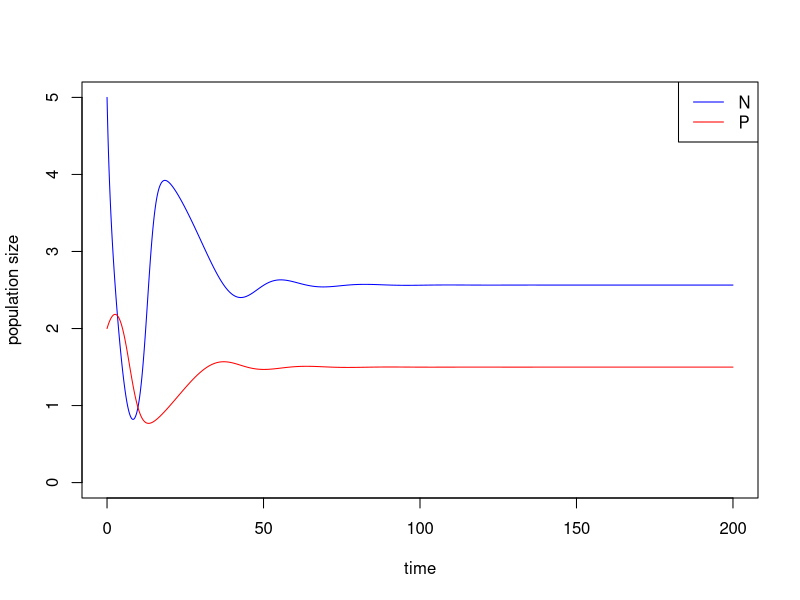
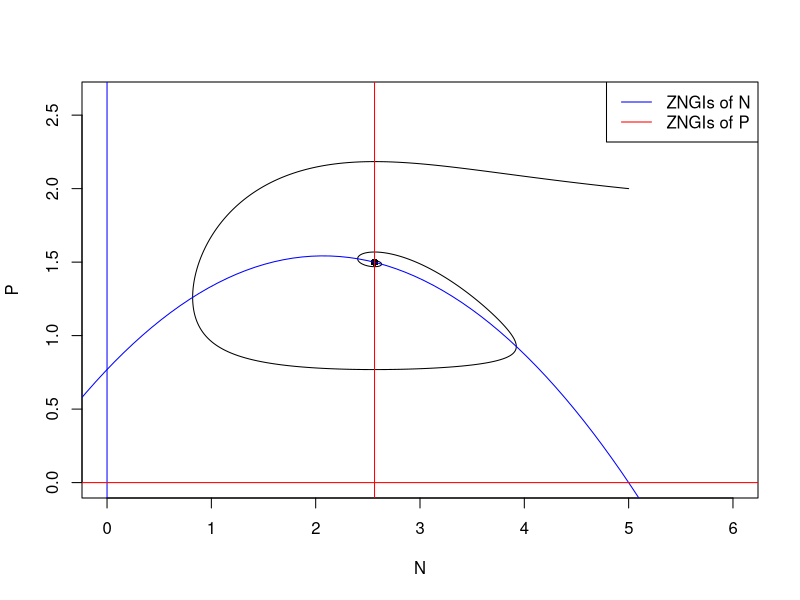
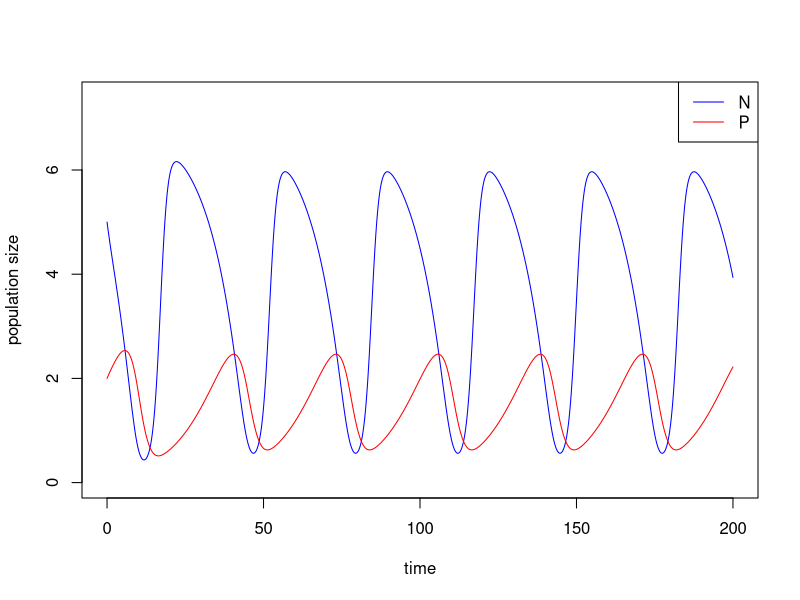
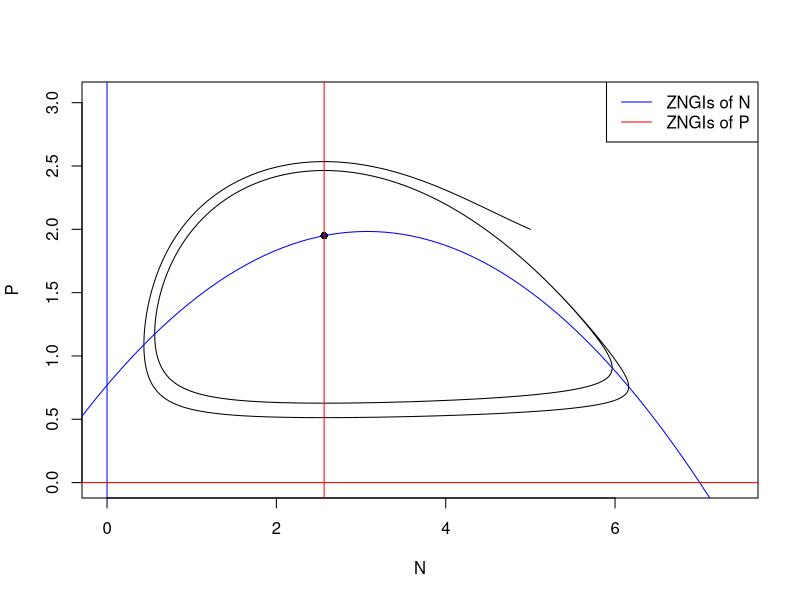
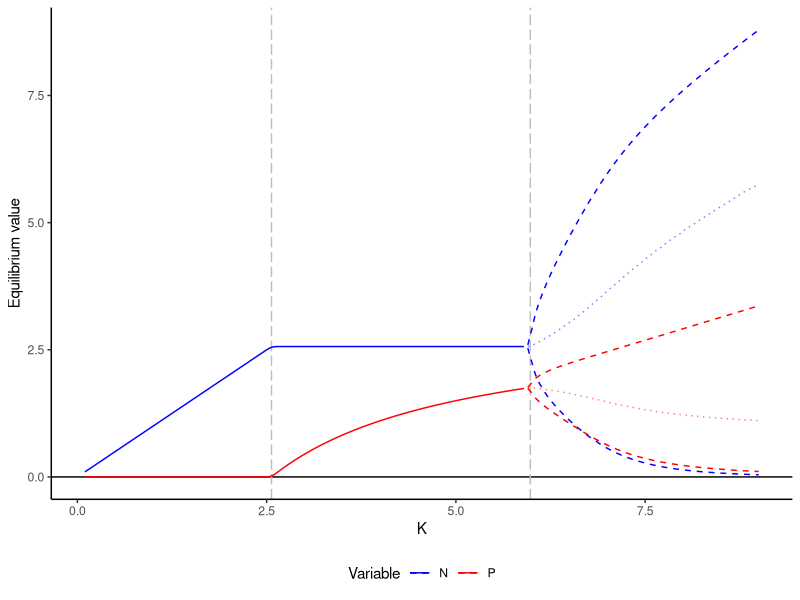
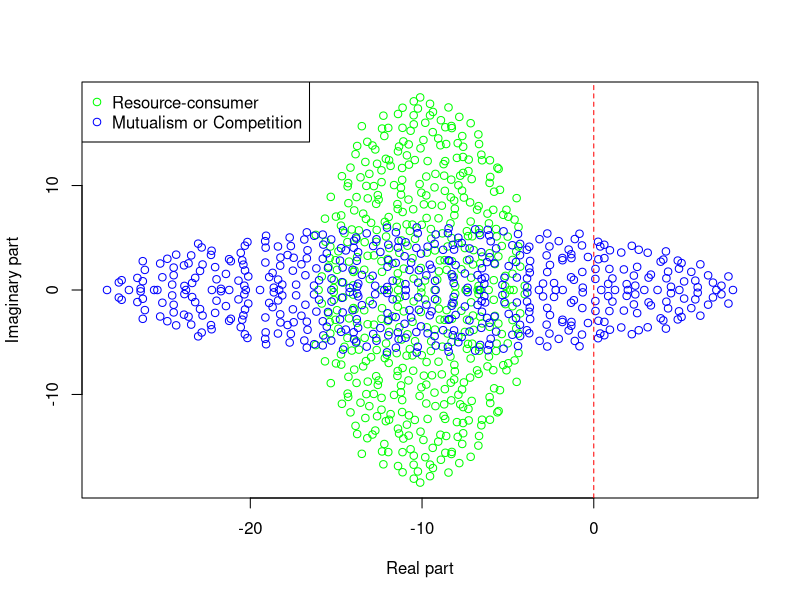
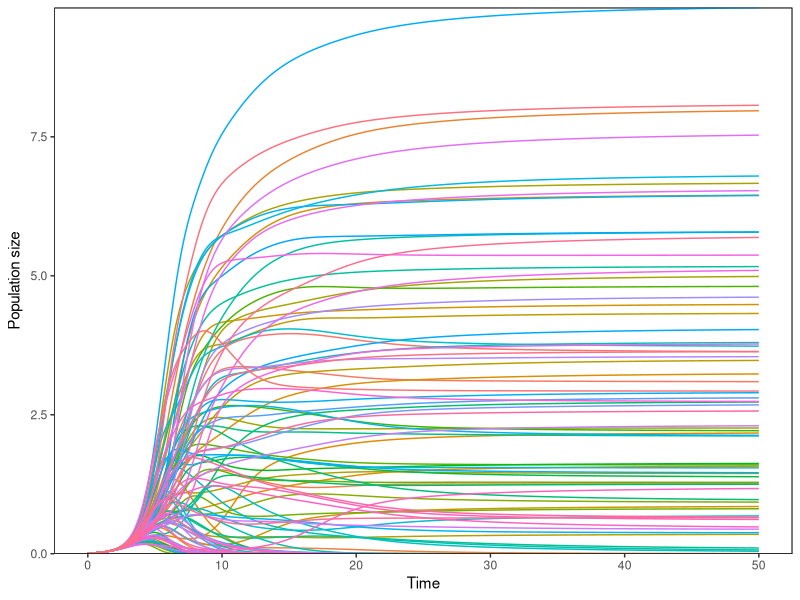

Source code (R) for these figures, in order:
## ---- chunk 1
library(deSolve)

### Model specification
RM_predation_model <- function(times, state, parms) {
  with(as.list(c(state, parms)), {
    dN_dt = r*N*(1-(N/K))-(a*N/(1+a*h*N))*P
    dP_dt = e*(a*N/(1+a*h*N))*P-d*P
    return(list(c(dN_dt, dP_dt)))  
  })
}

### Model parameters
times <- seq(0, 200, by = 0.01)  
state <- c(N = 5, P = 2)  
parms <- c(r = 1.0, K = 5.0, a = 1.3, h = 0.9, e = 0.6, d = 0.5) 

### Model application
pop_size <- ode(func = RM_predation_model, times = times, y = state, parms = parms)

### equilibrium
E_np <- with(as.list(parms), 
             c(N = d/(a*(e-d*h)),
               P = r/a*(1-d/(a*(e-d*h))/K)*(1+a*h*d/(a*(e-d*h)))))


### Visualize the population dynamics
# population trajectories
plot(c(0, max(times)), c(0, max(pop_size[, c("N", "P")])), type = "n", xlab = "time", ylab = "population size")
lines(N ~ time, data = pop_size, col = "blue") # dynamics of N
lines(P ~ time, data = pop_size, col = "red") # dynamics of P
legend("topright", legend = c("N", "P"), col = c("blue", "red"), lty = 1)

# state-space diagram
max_P <- max(pop_size[ ,"P"])
max_N <- max(pop_size[ ,"N"])
plot(P ~ N, data = pop_size, type = "l", xlim = c(0, max_N*1.2), ylim = c(0, max_P*1.2))
points(E_np["P"] ~ E_np["N"], pch = 16) # equilibrium 
with(as.list(parms), {
  # ZNGIs of N
  abline(v = 0, col = "blue")
  curve(r/a*(1-x/K)*(1+a*h*x), from = -2, to = K+2, col = "blue", add = T)
  # ZNGIs of P
  abline(h = 0, col = "red")
  abline(v = d/(a*(e-d*h)), col = "red")
  }) 
legend("topright", legend = c("ZNGIs of N", "ZNGIs of P"), col = c("blue", "red"), lty = 1)
## ---- chunk 2
### Model parameters
times <- seq(0, 200, by = 0.01)  
state <- c(N = 5, P = 2)  
parms <- c(r = 1.0, K = 7.0, a = 1.3, h = 0.9, e = 0.6, d = 0.5) 

### Model application
pop_size <- ode(func = RM_predation_model, times = times, y = state, parms = parms)

### equilibrium
E_np <- with(as.list(parms), 
             c(N = d/(a*(e-d*h)),
               P = r/a*(1-d/(a*(e-d*h))/K)*(1+a*h*d/(a*(e-d*h)))))

## ---- chunk 3
### Visualize the population dynamics
# population trajectories
plot(c(0, max(times)), c(0, max(pop_size[, c("N", "P")])*1.2), type = "n", xlab = "time", ylab = "population size")
lines(N ~ time, data = pop_size, col = "blue") # dynamics of N
lines(P ~ time, data = pop_size, col = "red") # dynamics of P
legend("topright", legend = c("N", "P"), col = c("blue", "red"), lty = 1)

# state-space diagram
max_P <- max(pop_size[ ,"P"])
max_N <- max(pop_size[ ,"N"])
plot(P ~ N, data = pop_size, type = "l", xlim = c(0, max_N*1.2), ylim = c(0, max_P*1.2))
points(E_np["P"] ~ E_np["N"], pch = 16) # equilibrium 
with(as.list(parms), {
  # ZNGIs of N
  abline(v = 0, col = "blue")
  curve(r/a*(1-x/K)*(1+a*h*x), from = -2, to = K+2, col = "blue", add = T)
  # ZNGIs of P
  abline(h = 0, col = "red")
  abline(v = d/(a*(e-d*h)), col = "red")
  }) 
legend("topright", legend = c("ZNGIs of N", "ZNGIs of P"), col = c("blue", "red"), lty = 1)
## ---- chunk 4
library(pracma)
# find time points when local peaks occur
peaks <- findpeaks(pop_size[, "N"])[ ,2]
peaks 
# get period as time between peaks 
periods <- peaks[length(peaks)] - peaks[length(peaks) - 1]
# long-term average of N
avg_N <- mean(pop_size[(length(times) - periods + 1):length(times), "N"])
avg_N
# long-term average of P
avg_P <- mean(pop_size[(length(times) - periods + 1):length(times), "P"])
avg_P
# equilibrium of N and P
E_np
## ---- chunk 5
knitr::include_app("https://genchanghsu0115.shinyapps.io/RM_predation_mod_shinyapp/", height = "700px")
## ---- chunk 6

library(tidyverse)

#### (1) Specify parameters 
times <- seq(0, 1500, by = 1)  
state <- c(N = 1, P = 1)  
parms <- c(r = 1.0, K = 5.0, a = 1.3, h = 0.9, e = 0.6, d = 0.5) 
r = as.numeric(parms["r"])   
K = as.numeric(parms["K"])
a = as.numeric(parms["a"])
h = as.numeric(parms["h"])
e = as.numeric(parms["e"])
d = as.numeric(parms["d"])


#### (2) Create vector for K and saving space
K.vector <- seq(from = 0.1, to = 9.0, by = 0.05)
N.sim <- length(K.vector)
Data <- as.data.frame(matrix(0, 
                             nrow = N.sim * 2, # one for N, one for P
                             ncol = 7))
names(Data) <- c("Variable", "MeanDensity", "MinDensity", "MaxDensity", 
                 "Variation", "K", "Dynamic")


#### (3) Run the simulation for each K within the vector 
for(i in 1:N.sim){
  
  ## Run the simulation with updated K value
  parms["K"] <- K.vector[i]
  Temp <- ode(func = RM_predation_model, times = times, y = state, parms = parms)
  
  ## Only use the last 300 time steps of the simulation 
  Temp <- as.data.frame(Temp[1200:1500, ])
  
  ## If there is no fluctuation, can freely use all final steps
  if(var(Temp$N) < 1e-5){
    Temp.use <- Temp 
    Temp.use$K <- parms["K"]
    Temp.use$Dynamic <- "Stable"
  }  
  
  ## If there is fluctuation, need to get accurate cycle start-end point
  if(var(Temp$N) > 1e-5){
    peaks <- pracma::findpeaks(Temp[, "N"])[ ,2]
    Temp.use <- Temp[(peaks[1] : peaks[length(peaks)]), ]
    Temp.use$K <- parms["K"]
    Temp.use$Dynamic <- "Cycle"
  }
  
  ## Use tidyverse to wriggle data
  Temp.tidy <- 
    Temp.use %>% 
    gather(key = Variable, value = Density, -c(time, K, Dynamic)) %>% 
    group_by(Variable) %>% 
    summarise(MeanDensity = mean(Density),
              MinDensity = min(Density), 
              MaxDensity = max(Density), 
              Variation = var(Density), 
              K = unique(K), 
              Dynamic = unique(Dynamic)) 
  
  ## Save simulation summary into Data
  Data[(i-1)*2 + c(1:2), ] <- Temp.tidy
  
}


#### (4) Plot
Data %>% 
  ggplot(aes(x = K, color = Variable)) + 
  geom_hline(yintercept = 0) + 
  geom_vline(xintercept = d / (a * (e - h * d)), 
             linetype = "longdash", col="grey") + 
  geom_vline(xintercept = (e + d * h) / (a * h * (e - d * h)), 
             linetype = "longdash", col="grey") + 
  geom_line(data = Data[Data$Dynamic == "Stable", ], 
            aes(y = MeanDensity)) +   
  geom_line(data = Data[Data$Dynamic == "Cycle", ], 
            aes(y = MeanDensity), 
            linetype = "dotted", alpha = 0.5) +   
  geom_line(data = Data[Data$Dynamic == "Cycle", ], 
            aes(y = MinDensity), 
            linetype = "dashed") +    
  geom_line(data = Data[Data$Dynamic == "Cycle", ], 
            aes(y = MaxDensity), 
            linetype = "dashed") + 
  labs(x = "K", y = "Equilibrium value") + 
  scale_color_manual(values = c("N" = "blue", "P" = "red")) + 
  theme_classic() + 
  theme(legend.position = "bottom") 


## ---- chunk 7
# code for building May's random matrix


## ---- chunk 8
library(ggplot2)
#### The function to build Elliptic law
BuildElliptic <- function(S, C, d, sigma, rho){
  
  # sample coefficients in pairs
  pairs <- MASS::mvrnorm(n = S * (S-1) / 2,
                         mu = c(0, 0),
                         Sigma = sigma^2 * matrix(c(1, rho, rho, 1), 2, 2))
  
  # build a completely filled matrix
  M <- matrix(0, S, S)
  M[upper.tri(M)] <- pairs[,1]
  M <- t(M)
  M[upper.tri(M)] <- pairs[,2]
  
  # determine which connections to retain (in pairs)
  Connections <- (matrix(runif(S * S), S, S) <= C) * 1 
  Connections[lower.tri(Connections)] <- 0
  diag(Connections) <- 0
  Connections <- Connections + t(Connections)
  M <- M * Connections
  
  # set diagonals
  diag(M) <- diag(M) - d
  return(M)
}

## ---- chunk 9
# consumer-resources interactions
M_CR <- BuildElliptic(S = 500, C = 0.3, d = 10, sigma = 1, rho = -0.5)
EVals_CR <- eigen(M_CR)$values
Re.EVals_CR <- Re(EVals_CR)
Im.EVals_CR <- Im(EVals_CR)

# mutualism or competition
M_MC <- BuildElliptic(S = 500, C = 0.3, d = 10, sigma = 1, rho = 0.5)
EVals_MC <- eigen(M_MC)$values
Re.EVals_MC <- Re(EVals_MC)
Im.EVals_MC <- Im(EVals_MC)

# combine data
Re.EVals <- c(Re.EVals_CR, Re.EVals_MC)
Im.EVals <- c(Im.EVals_CR, Im.EVals_MC)

# visualization
plot(Re.EVals, Im.EVals, xlab = "Real part", ylab = "Imaginary part", type = "n")
points(Re.EVals_CR, Im.EVals_CR, col = "green")
points(Re.EVals_MC, Im.EVals_MC, col = "blue")
abline(v = 0, col = "red", lty = 2)
legend("topleft", legend = c("Resource-consumer", "Mutualism or Competition"), col = c("green", "blue"), pch = 1)
## ---- chunk 10
#### Lotka-Volterra model
GLV = function(times, state, parms){
  with(as.list(c(state, parms)),{
    dNX = diag(state) %*% (r + A %*% state)
    return(list(c(dNX)))
  })
}

 
#### Parameter setting with a random interaction matrix
n <- 100
r <- rep(1, n)
A <- matrix(rnorm(n * n, mean = 0, sd = 0.1), nrow = n, ncol = n)
diag(A) <- -1
parms = list(r = r, A = A)
times = seq(0, 50, by = 0.1)
ini= rep(0.01, n)

#### Run the simulation
out = as.data.frame(ode(func=GLV, y=ini, parms=parms, times=times))

#### Gather data for ploting
comp.gg = gather(out, key=state.var, value=count, -time)

#### Plot
ggplot(comp.gg,
       aes(x=time, y=count, color=state.var)) +
  geom_line() +
  geom_hline(yintercept=0, linetype=1, color="black") +
  scale_y_continuous(expand=c(0, 0)) +
  ylab(expression(paste("Population size"))) +
  xlab("Time") +
  theme_bw() +
  theme(legend.position="none",
        plot.title=element_text(hjust=0.5),
        panel.grid.major=element_blank(),
        panel.grid.minor=element_blank(),
        panel.background=element_rect(colour="black"))
